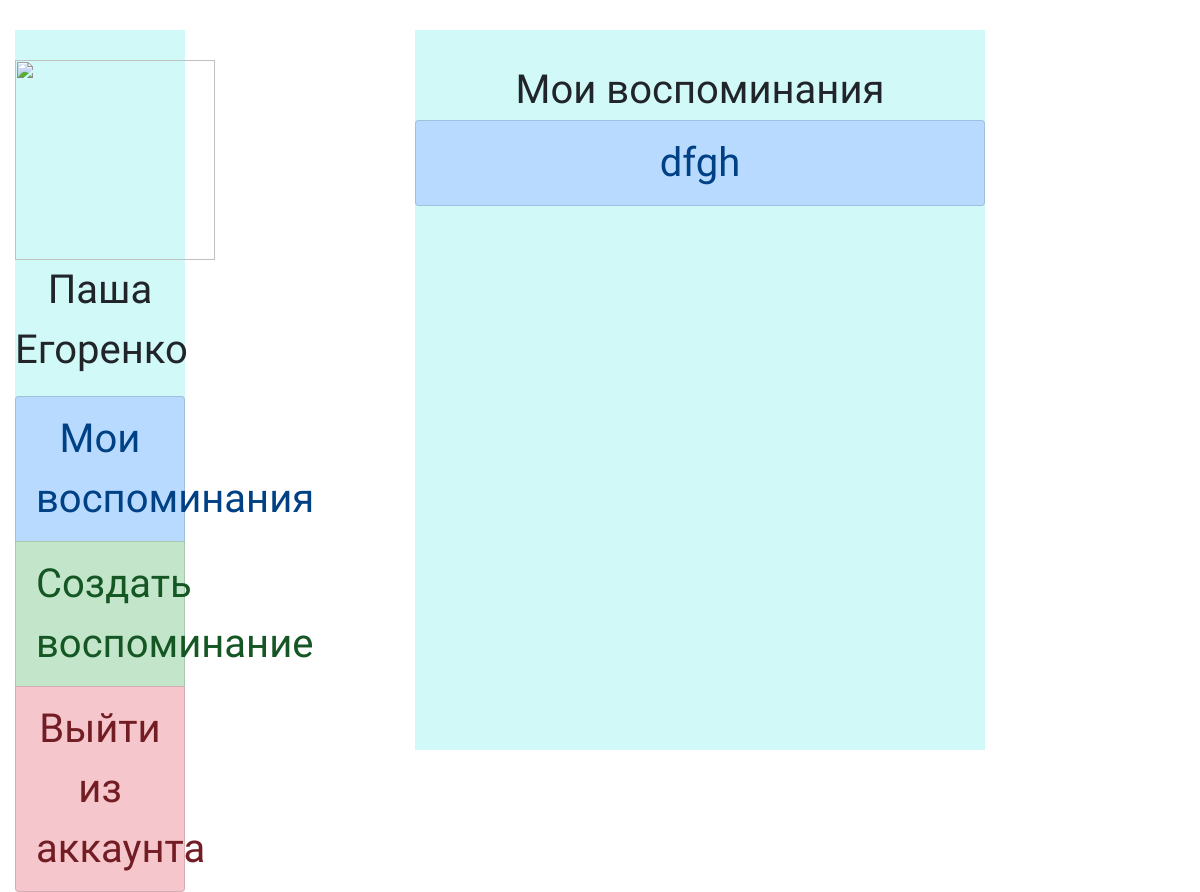
The app's page /my_memories/ (signed in), older data.
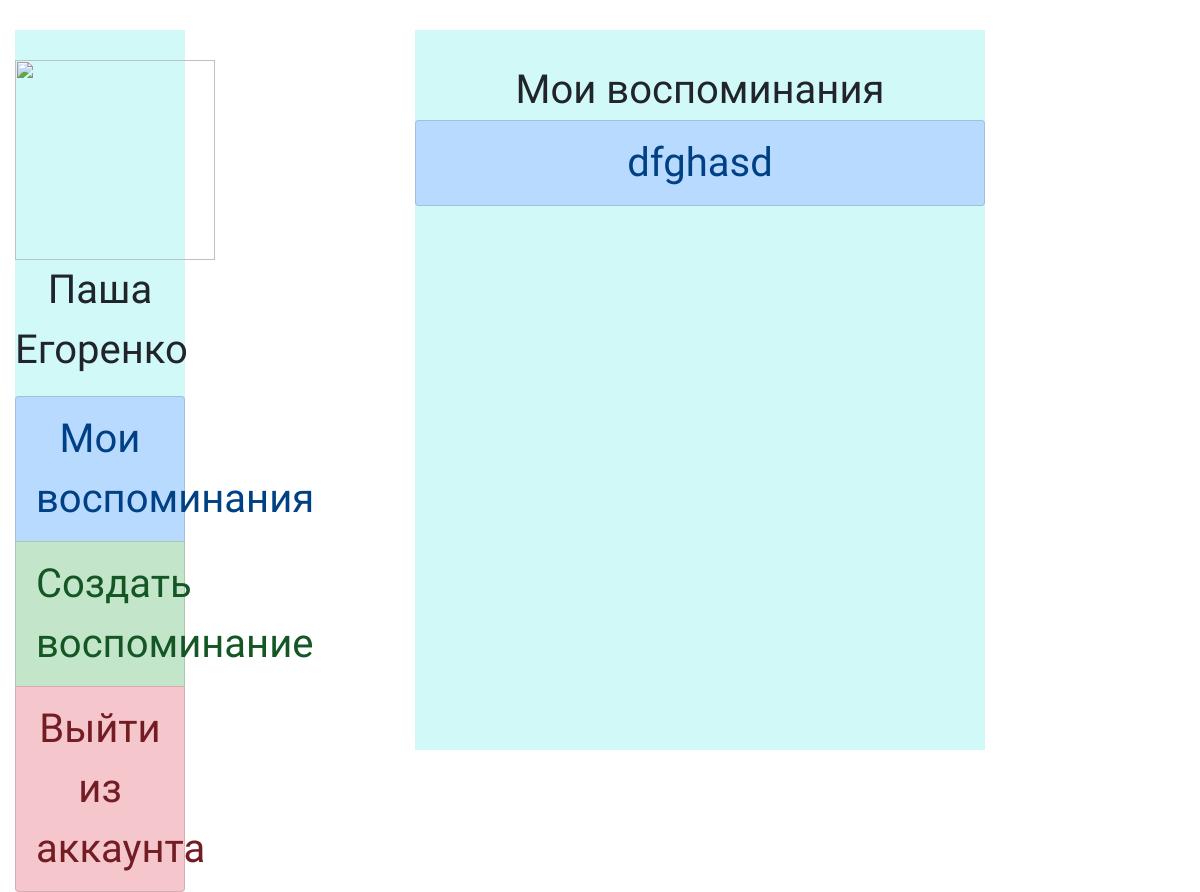
The same page, newer data.
### places_remember/models.py (models this page shows, shortened)
class Place(models.Model):
    title = models.CharField(max_length=100, verbose_name='Название места')
    discription = models.TextField(blank=True, verbose_name='Описание места')
    created = models.DateTimeField(auto_now_add=True, verbose_name='Дата создания')
    user = models.ForeignKey(User, on_delete=models.CASCADE)
    coords = models.CharField(max_length=100, verbose_name='Координаты')

### places_remember/views.py (the view)
# urls.py: path('my_memories/', login_required(MyMemories.as_view()), name='my_memories'),
class MyMemories(ListView):
    model = Place
    template_name = 'places_remember/my_memories.html'
    context_object_name = 'memories'
    def get_queryset(self):
        return Place.objects.filter(user=self.request.user)

### templates/places_remember/my_memories.html
{% extends "places_remember/base.html" %}
{% block content %}
{% if memories %}
Мои воспоминания
{% for memory in memories %}
<a href="{% url 'details' memory.id %}"
   class="list-group-item list-group-item-action list-group-item-primary">
    {{ memory.title }}
</a>
{% endfor %}
{% else %}
У вас нет воспоминаний, но вы можете его создать!
{% endif %}
{% endblock %}

Row changes from the older to the newer data that the page shows:
changed Place: title "dfgh" → "dfghasd"
